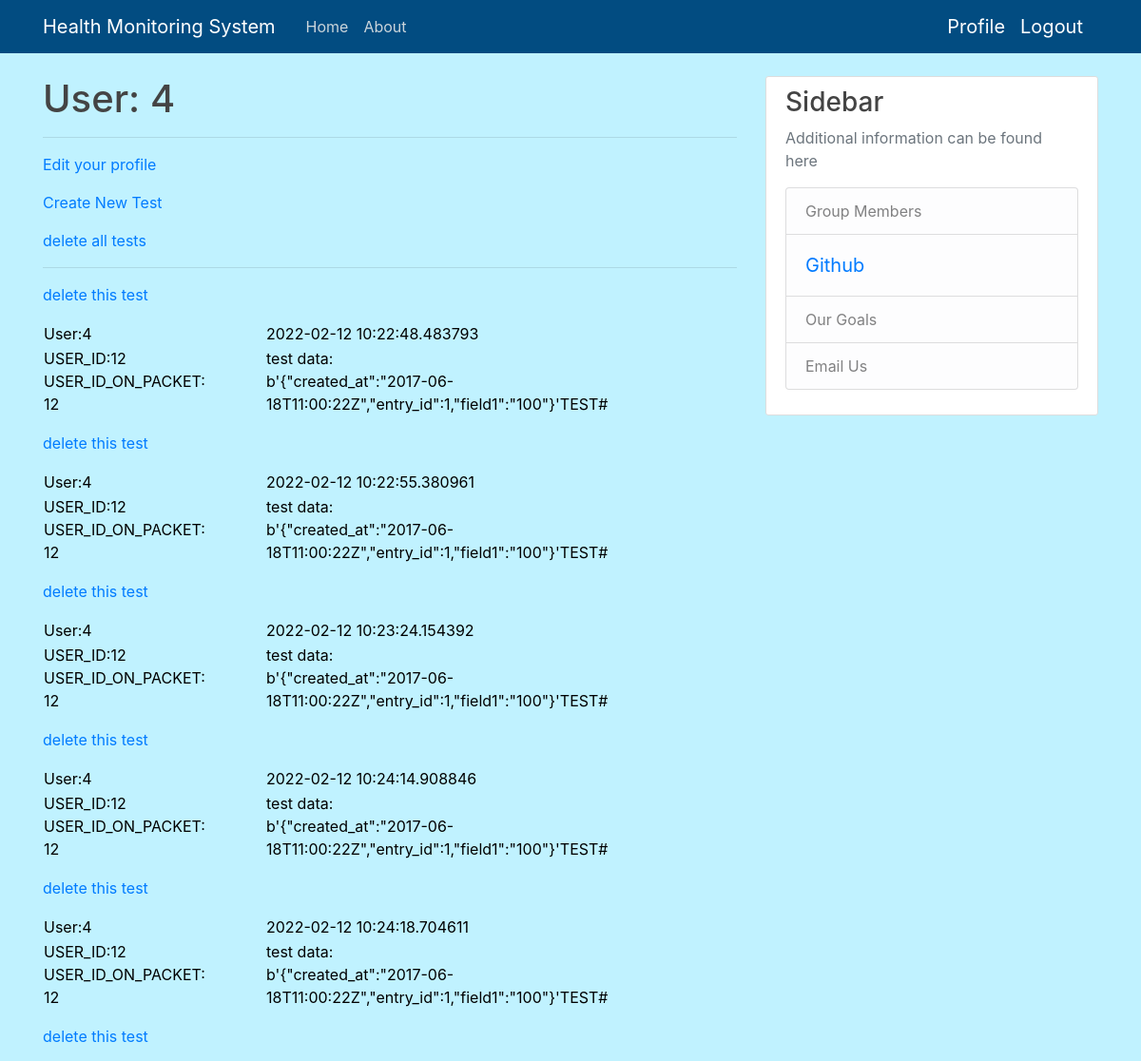
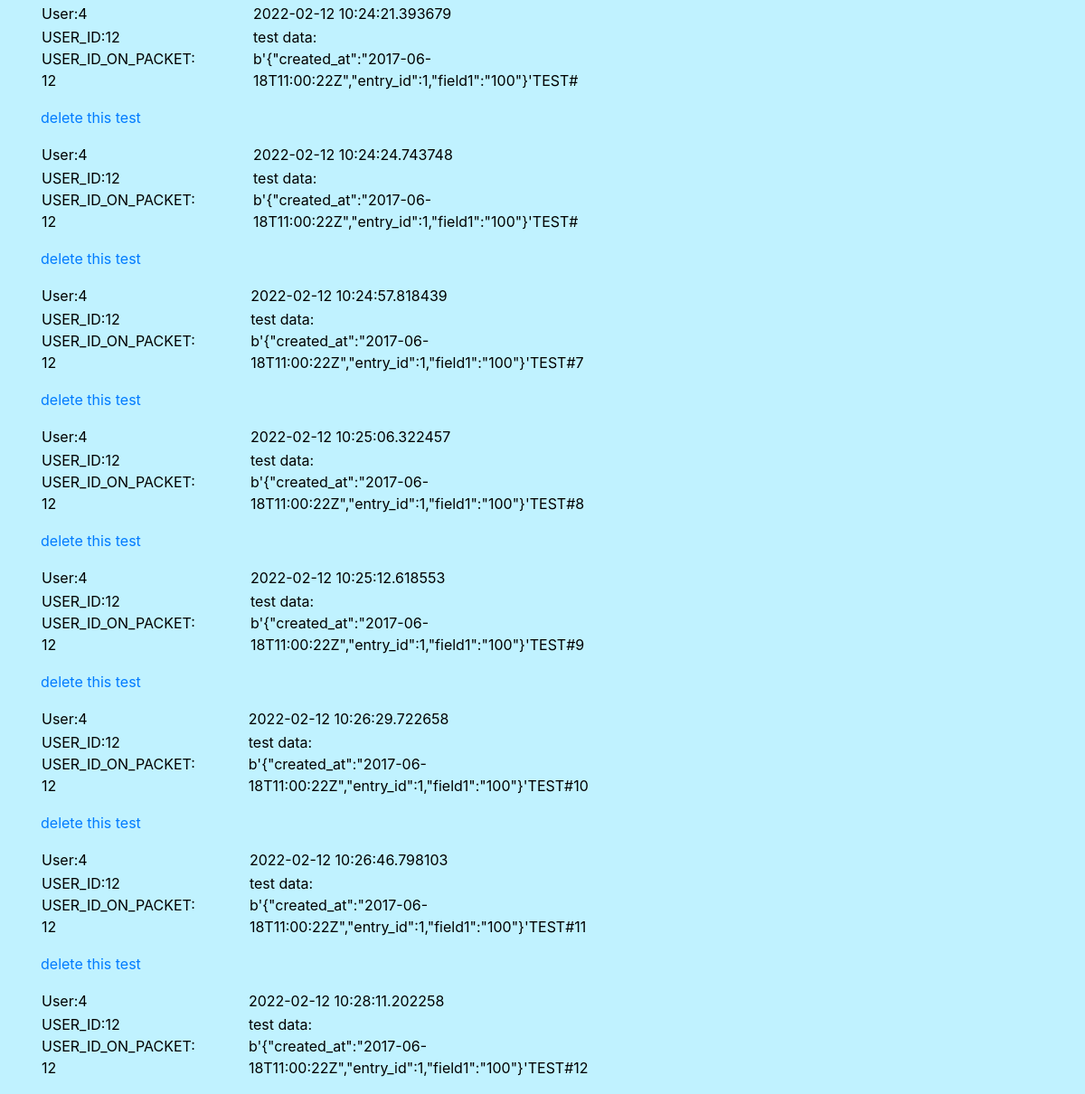
Page /user/4 (signed in) on the committed database (2 pictures, top to bottom).
### app.py (models this page shows, shortened)
class User(UserMixin, db.Model):
    id = db.Column(db.Integer, primary_key=True)
    username = db.Column(db.String(64), index=True, unique=True)
    email = db.Column(db.String(120), index=True, unique=True)
    DOB = db.Column(db.String(6), index=True, unique=True)
    password_hash = db.Column(db.String(128))
    packets = db.relationship("Packet", backref='author', lazy='dynamic')
    packet_count = db.Column(db.Integer, index=True, unique=False)

class Packet(db.Model):
    id = db.Column(db.Integer, primary_key=True)
    body = db.Column(db.String(500))
    timestamp = db.Column(db.DateTime, index=True, default=datetime.utcnow)
    user_id = db.Column(db.Integer, db.ForeignKey('user.id'))

### app.py (the view)
@app.route('/user/<username>')
@login_required
def user(username):
    user = User.query.filter_by(username=username).first_or_404()
    return render_template('user.html', user=user, packets=user.packets.all())

### app.py (called while the page is built)
@login.user_loader
def load_user(id):
    return User.query.get(int(id))

### templates/user.html (shortened to what this page needs)
{% extends "base.html" %}
{% block content %}
    <h1>User: {{ user.username }}</h1>
    <hr>
    {% if user == current_user %}
    <p><a href="{{ url_for('edit_profile') }}">Edit your profile</a></p>
    <p><a href="{{ url_for('newtest', username=current_user.username) }}">Create New Test</a></p>
    <p><a href="{{ url_for('delete_all_tests', username=current_user.username) }}">delete all tests</a></p>
    <hr>
    {% for packet in packets %}
    <p>
        {% include '_packet.html' %}
    </p>
    {% endfor %}
    {% endif %}
{% endblock %}

### templates/_packet.html
<table>
        <tr valign="top">
            <td>User:{{ packet.author.username}}</td>
            <td>{{packet.timestamp}}</td>
            <p><a href="{{ url_for('deletetest', username=current_user.username, packet_id=packet.id) }}">delete this test</a></p>
        </tr>
        <td>USER_ID:{{ packet.author.id}} USER_ID_ON_PACKET:<br>{{ packet.user_id}}</td>
        <td> test data:<br>{{ packet.body }} </td>
    </table>

### static/main.css (style rules this page uses)
body { background: #c0f2ff; color: #000000; margin-top: 5rem; }
h1, h2, h3, h4, h5, h6 { color: #444444; }

### rows in the picture
User: username "4"
Packet: author.username "4", timestamp "2022-02-12 10:22:48.483793", author.id "12", user_id "12", body "b'{\"created_at\":\"2017-06-18T11:00:22Z\",\"entry_id\":1,\"field1\":\"100\"}'TEST#"
Packet: author.username "4", timestamp "2022-02-12 10:22:55.380961", author.id "12", user_id "12", body "b'{\"created_at\":\"2017-06-18T11:00:22Z\",\"entry_id\":1,\"field1\":\"100\"}'TEST#"
Packet: author.username "4", timestamp "2022-02-12 10:23:24.154392", author.id "12", user_id "12", body "b'{\"created_at\":\"2017-06-18T11:00:22Z\",\"entry_id\":1,\"field1\":\"100\"}'TEST#"
Packet: author.username "4", timestamp "2022-02-12 10:24:14.908846", author.id "12", user_id "12", body "b'{\"created_at\":\"2017-06-18T11:00:22Z\",\"entry_id\":1,\"field1\":\"100\"}'TEST#"
Packet: author.username "4", timestamp "2022-02-12 10:24:18.704611", author.id "12", user_id "12", body "b'{\"created_at\":\"2017-06-18T11:00:22Z\",\"entry_id\":1,\"field1\":\"100\"}'TEST#"
Packet: author.username "4", timestamp "2022-02-12 10:24:21.393679", author.id "12", user_id "12", body "b'{\"created_at\":\"2017-06-18T11:00:22Z\",\"entry_id\":1,\"field1\":\"100\"}'TEST#"
Packet: author.username "4", timestamp "2022-02-12 10:24:24.743748", author.id "12", user_id "12", body "b'{\"created_at\":\"2017-06-18T11:00:22Z\",\"entry_id\":1,\"field1\":\"100\"}'TEST#"
Packet: author.username "4", timestamp "2022-02-12 10:24:57.818439", author.id "12", user_id "12", body "b'{\"created_at\":\"2017-06-18T11:00:22Z\",\"entry_id\":1,\"field1\":\"100\"}'TEST#7"
Packet: author.username "4", timestamp "2022-02-12 10:25:06.322457", author.id "12", user_id "12", body "b'{\"created_at\":\"2017-06-18T11:00:22Z\",\"entry_id\":1,\"field1\":\"100\"}'TEST#8"
Packet: author.username "4", timestamp "2022-02-12 10:25:12.618553", author.id "12", user_id "12", body "b'{\"created_at\":\"2017-06-18T11:00:22Z\",\"entry_id\":1,\"field1\":\"100\"}'TEST#9"
Packet: author.username "4", timestamp "2022-02-12 10:26:29.722658", author.id "12", user_id "12", body "b'{\"created_at\":\"2017-06-18T11:00:22Z\",\"entry_id\":1,\"field1\":\"100\"}'TEST#10"
Packet: author.username "4", timestamp "2022-02-12 10:26:46.798103", author.id "12", user_id "12", body "b'{\"created_at\":\"2017-06-18T11:00:22Z\",\"entry_id\":1,\"field1\":\"100\"}'TEST#11"
Packet: author.username "4", timestamp "2022-02-12 10:28:11.202258", author.id "12", user_id "12", body "b'{\"created_at\":\"2017-06-18T11:00:22Z\",\"entry_id\":1,\"field1\":\"100\"}'TEST#12"
